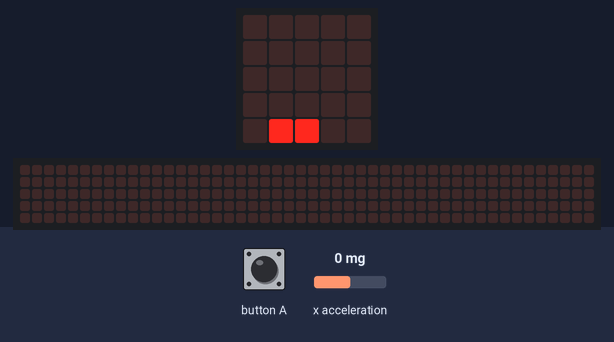
A program run on a simulated BBC micro:bit running MicroPython. Parts: the board's 5×5 LED display, a strip that is not on the board, showing the scrolling text unrolled. The inputs (shaded band) are chosen by the test bench; at power-on: x acceleration 0 mg. Random numbers come from a fixed seed; the 48×5 strip is a reading aid, not a part: it shows the text the display is scrolling, unrolled, one strip-width of it at a time.

Above: at 1.2 s.
1.3 s: x acceleration set to -2 mg
At 1.65 s:
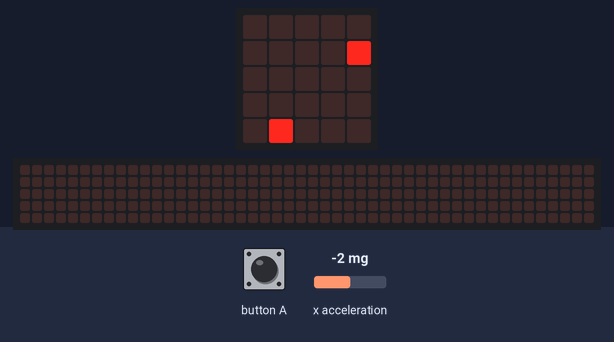
3.7 s: button A pressed for 0.15 s
At 3.87 s:
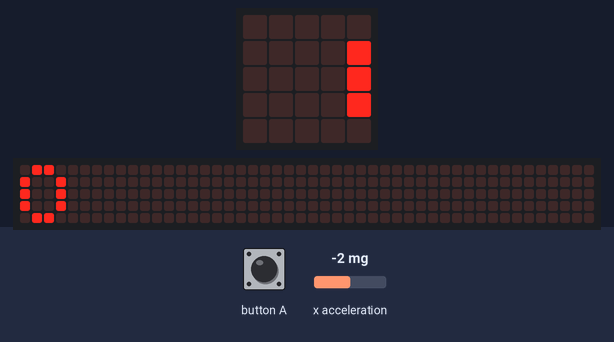
4.4 s: x acceleration set to -1440 mg
At 5.28 s:
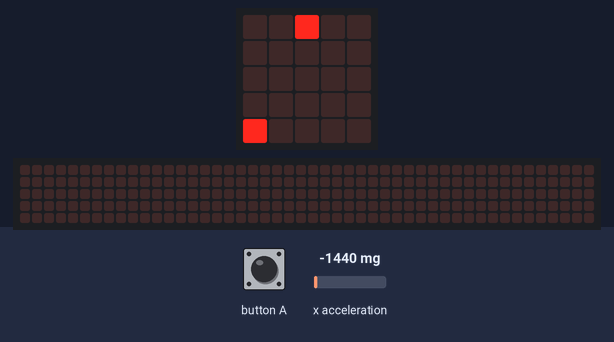
7.4 s: x acceleration set to 0 mg
At 7.56 s:
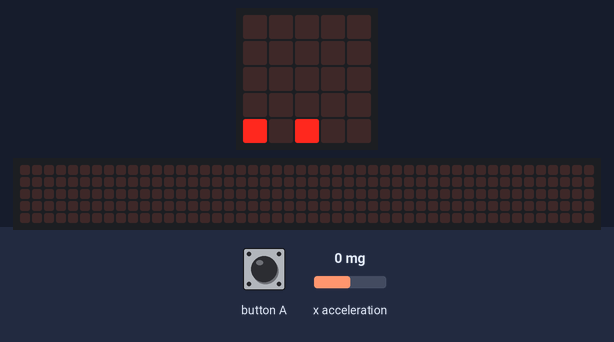
9.9 s: x acceleration set to -750 mg
At 10.36 s:
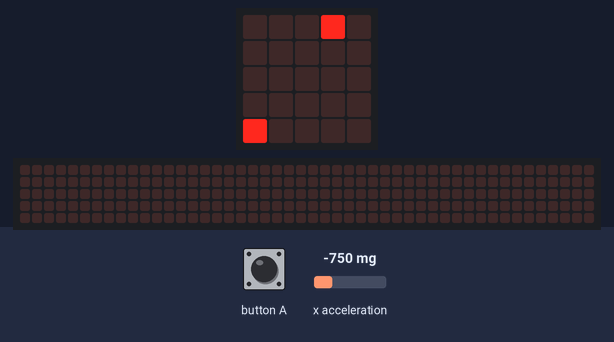
12.2 s: x acceleration set to 750 mg
At 12.38 s:
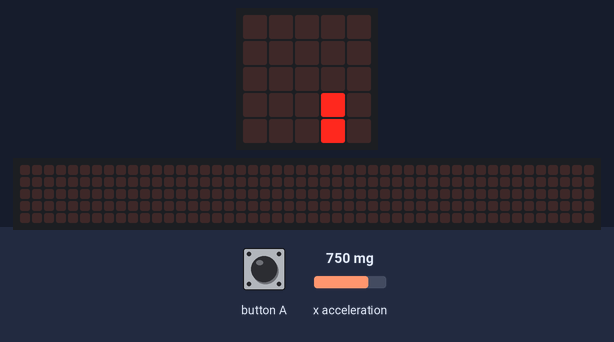

The program:

main.py
```python
from microbit import *
import random

def mapear(valor, de_min, de_max, para_min, para_max):
    return int((valor - de_min) * (para_max - para_min) / (de_max - de_min) + para_min)

x = 2
fx = random.randint(0, 4)
fy = 0
pontos = 0

while True:
    if button_a.was_pressed():
        display.scroll(pontos)
    x = max(0, min(4, mapear(accelerometer.get_x(), -1000, 1000, 0, 4)))
    display.clear()
    display.set_pixel(x, 4, 9)
    display.set_pixel(fx, fy, 9)
    sleep(250)
    fy += 1
    if fy > 4:
        if fx == x:
            pontos += 1
        fy = 0
        fx = random.randint(0, 4)
```

Measured:
- the behaviour switches between 0 and -1 mg on x acceleration (found by bisection; images 0 and 1)
